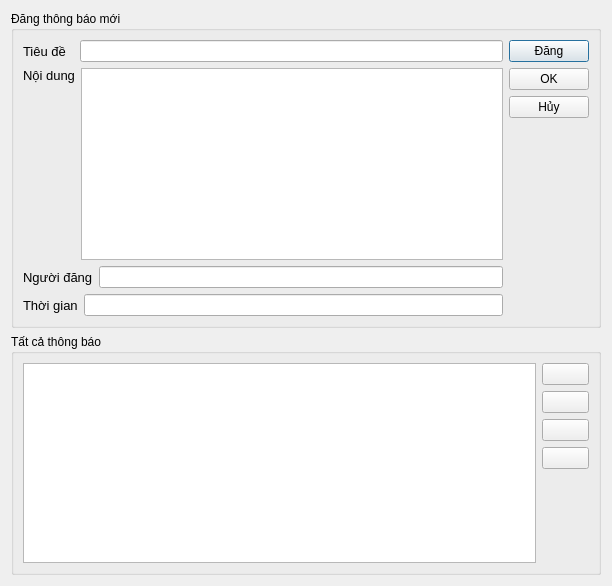
<?xml version="1.0" encoding="UTF-8"?>
<ui version="4.0">
 <class>notice</class>
 <widget class="QDialog" name="notice">
  <property name="geometry">
   <rect>
    <x>0</x>
    <y>0</y>
    <width>612</width>
    <height>586</height>
   </rect>
  </property>
  <property name="windowTitle">
   <string>Thông báo</string>
  </property>
  <property name="windowIcon">
   <iconset resource="src.qrc">
    <normaloff>:/images/notice.png</normaloff>:/images/notice.png</iconset>
  </property>
  <layout class="QVBoxLayout" name="verticalLayout_4">
   <item>
    <widget class="QGroupBox" name="groupBox_dangtb">
     <property name="title">
      <string>Đăng thông báo mới</string>
     </property>
     <layout class="QHBoxLayout" name="horizontalLayout_6">
      <item>
       <layout class="QVBoxLayout" name="verticalLayout_7">
        <item>
         <layout class="QVBoxLayout" name="verticalLayout_5">
          <item>
           <layout class="QHBoxLayout" name="horizontalLayout">
            <item>
             <widget class="QLabel" name="label">
              <property name="font">
               <font>
                <pointsize>10</pointsize>
               </font>
              </property>
              <property name="text">
               <string>Tiêu đề  </string>
              </property>
             </widget>
            </item>
            <item>
             <widget class="QLineEdit" name="lineEdit_tieude"/>
            </item>
           </layout>
          </item>
          <item>
           <layout class="QHBoxLayout" name="horizontalLayout_2">
            <item>
             <layout class="QVBoxLayout" name="verticalLayout_3">
              <item>
               <widget class="QLabel" name="label_2">
                <property name="font">
                 <font>
                  <pointsize>10</pointsize>
                 </font>
                </property>
                <property name="text">
                 <string>Nội dung</string>
                </property>
               </widget>
              </item>
              <item>
               <spacer name="verticalSpacer_3">
                <property name="orientation">
                 <enum>Qt::Vertical</enum>
                </property>
                <property name="sizeHint" stdset="0">
                 <size>
                  <width>20</width>
                  <height>40</height>
                 </size>
                </property>
               </spacer>
              </item>
             </layout>
            </item>
            <item>
             <widget class="QPlainTextEdit" name="plainTextEdit_noidung"/>
            </item>
           </layout>
          </item>
         </layout>
        </item>
        <item>
         <layout class="QVBoxLayout" name="verticalLayout_nguoi_tgian">
          <item>
           <layout class="QHBoxLayout" name="horizontalLayout_4">
            <item>
             <widget class="QLabel" name="label_ndang">
              <property name="font">
               <font>
                <pointsize>10</pointsize>
               </font>
              </property>
              <property name="text">
               <string>Người đăng</string>
              </property>
             </widget>
            </item>
            <item>
             <widget class="QLineEdit" name="lineEdit_ndang"/>
            </item>
           </layout>
          </item>
          <item>
           <layout class="QHBoxLayout" name="horizontalLayout_5">
            <item>
             <widget class="QLabel" name="label_tgian">
              <property name="font">
               <font>
                <pointsize>10</pointsize>
               </font>
              </property>
              <property name="text">
               <string>Thời gian</string>
              </property>
             </widget>
            </item>
            <item>
             <widget class="QLineEdit" name="lineEdit_tgian"/>
            </item>
           </layout>
          </item>
         </layout>
        </item>
       </layout>
      </item>
      <item>
       <layout class="QVBoxLayout" name="verticalLayout_2">
        <item>
         <widget class="QPushButton" name="pushButton_dang">
          <property name="toolTip">
           <string>Đăng thông báo mới</string>
          </property>
          <property name="statusTip">
           <string>Đăng thông báo mới</string>
          </property>
          <property name="text">
           <string>Đăng</string>
          </property>
          <property name="icon">
           <iconset resource="src.qrc">
            <normaloff>:/images/52-128.png</normaloff>:/images/52-128.png</iconset>
          </property>
          <property name="iconSize">
           <size>
            <width>21</width>
            <height>21</height>
           </size>
          </property>
         </widget>
        </item>
        <item>
         <widget class="QPushButton" name="pushButton_capnhat">
          <property name="text">
           <string>OK</string>
          </property>
          <property name="icon">
           <iconset resource="src.qrc">
            <normaloff>:/images/52-128.png</normaloff>:/images/52-128.png</iconset>
          </property>
          <property name="iconSize">
           <size>
            <width>21</width>
            <height>21</height>
           </size>
          </property>
         </widget>
        </item>
        <item>
         <widget class="QPushButton" name="pushButton_huy">
          <property name="text">
           <string>Hủy</string>
          </property>
          <property name="icon">
           <iconset resource="src.qrc">
            <normaloff>:/images/button_cancel.png</normaloff>:/images/button_cancel.png</iconset>
          </property>
          <property name="iconSize">
           <size>
            <width>21</width>
            <height>21</height>
           </size>
          </property>
         </widget>
        </item>
        <item>
         <spacer name="verticalSpacer">
          <property name="orientation">
           <enum>Qt::Vertical</enum>
          </property>
          <property name="sizeHint" stdset="0">
           <size>
            <width>20</width>
            <height>40</height>
           </size>
          </property>
         </spacer>
        </item>
       </layout>
      </item>
     </layout>
    </widget>
   </item>
   <item>
    <widget class="QGroupBox" name="groupBox_xemtb">
     <property name="title">
      <string>Tất cả thông báo</string>
     </property>
     <layout class="QHBoxLayout" name="horizontalLayout_3" stretch="11,1">
      <item>
       <widget class="QTableView" name="tableView_thongbao"/>
      </item>
      <item>
       <layout class="QVBoxLayout" name="verticalLayout">
        <item>
         <widget class="QPushButton" name="pushButton_refresh">
          <property name="toolTip">
           <string>Cập nhật</string>
          </property>
          <property name="statusTip">
           <string>Cập nhật lại thông báo</string>
          </property>
          <property name="text">
           <string/>
          </property>
          <property name="icon">
           <iconset resource="src.qrc">
            <normaloff>:/images/update.png</normaloff>:/images/update.png</iconset>
          </property>
          <property name="iconSize">
           <size>
            <width>31</width>
            <height>31</height>
           </size>
          </property>
         </widget>
        </item>
        <item>
         <widget class="QPushButton" name="pushButton_sua">
          <property name="toolTip">
           <string>Sửa thông báo</string>
          </property>
          <property name="statusTip">
           <string>Sửa thông báo</string>
          </property>
          <property name="text">
           <string/>
          </property>
          <property name="icon">
           <iconset resource="src.qrc">
            <normaloff>:/images/Pencil-icon.png</normaloff>:/images/Pencil-icon.png</iconset>
          </property>
          <property name="iconSize">
           <size>
            <width>21</width>
            <height>21</height>
           </size>
          </property>
         </widget>
        </item>
        <item>
         <widget class="QPushButton" name="pushButton_xoa">
          <property name="toolTip">
           <string>Xóa</string>
          </property>
          <property name="statusTip">
           <string>Xóa thông báo</string>
          </property>
          <property name="text">
           <string/>
          </property>
          <property name="icon">
           <iconset resource="src.qrc">
            <normaloff>:/images/button_cancel.png</normaloff>:/images/button_cancel.png</iconset>
          </property>
          <property name="iconSize">
           <size>
            <width>21</width>
            <height>21</height>
           </size>
          </property>
         </widget>
        </item>
        <item>
         <widget class="QPushButton" name="pushButton_xem">
          <property name="toolTip">
           <string>Chi tiết</string>
          </property>
          <property name="whatsThis">
           <string>xem chi tiết thông báo</string>
          </property>
          <property name="text">
           <string/>
          </property>
          <property name="icon">
           <iconset resource="src.qrc">
            <normaloff>:/images/info.png</normaloff>:/images/info.png</iconset>
          </property>
          <property name="iconSize">
           <size>
            <width>21</width>
            <height>21</height>
           </size>
          </property>
         </widget>
        </item>
        <item>
         <spacer name="verticalSpacer_2">
          <property name="orientation">
           <enum>Qt::Vertical</enum>
          </property>
          <property name="sizeHint" stdset="0">
           <size>
            <width>20</width>
            <height>40</height>
           </size>
          </property>
         </spacer>
        </item>
       </layout>
      </item>
     </layout>
    </widget>
   </item>
  </layout>
 </widget>
 <resources>
  <include location="src.qrc"/>
 </resources>
 <connections/>
</ui>
